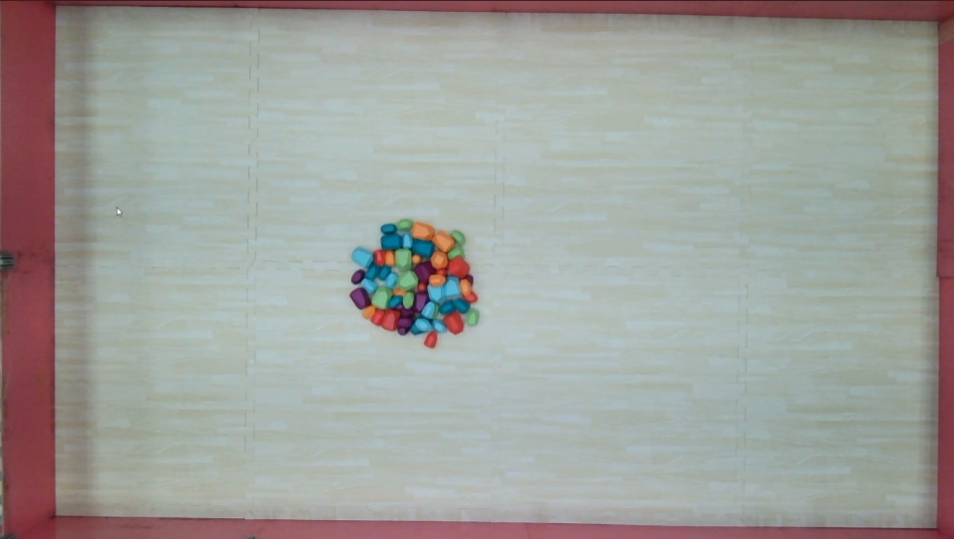
#> input picture data/field.png, 954 x 539 px
$ python main.py
#> lines starting #> are read from the running program, lines starting #| are printed output that depends on the picture; after the words box and inside, x2 and y2 are one past the last pixel; in counts of white or black regions, pixels touching at a corner belong together
#> further down, field_img is the input picture: shape (539, 954, 3); mean B, G, R 155.1, 159.4, 158.4
import cv2
import numpy as np
import math
from enum import Enum

class RockStatus(Enum):
    WAITING = 1,
    ON_ROBOT = 2,
    DELIVERED = 3

class RunMode(Enum):
    PRODUCTION = 1
    SIMULATION = 2

mode = RunMode.SIMULATION

simulation_config = {
    "robot_speed" : 5.0,
    "robot_turn_speed" : 5.0
}

class Rock:
    def __init__(self, rock_id, x, y, color_name, bgr_color):
        self.id = rock_id
        self.x = float(x)
        self.y = float(y)
        self.color_name = color_name
        self.bgr = bgr_color
        self.status = RockStatus.WAITING

    def draw(self, canvas):
        # Draw only the rokcs that not on the robot
        if self.status != RockStatus.ON_ROBOT:
            cv2.circle(canvas, (int(self.x), int(self.y)), 8, self.bgr, -1)
            # Draw border
            cv2.circle(canvas, (int(self.x), int(self.y)), 8, (40, 40, 40), 1)


# Create a simulation robot class
class Robot2D:
    def __init__(self, start_x, start_y, theta, width, length):
        self.x = float(start_x)
        self.y = float(start_y)
        self.theta = float(theta)
        self.width = width
        self.length = length
        self.picked = None

    def get_corners(self):
        rad = math.radians(self.theta)
        cos_a = math.cos(rad)
        sin_a = math.sin(rad)

        w2 = self.width / 2
        l2 = self.length / 2

        # Define 4 corners of robot with 0 deg rotating (east)
        # front right, front back, left back, front left
        offsets = [(l2, -w2), (-l2, -w2), (-l2, w2), (l2, w2)]

        # Calculate 4 corners after rotating theta radian
        corners = []
        for dx, dy in offsets:
            px = self.x + (dx * cos_a - dy * sin_a)
            py = self.y + (dx * sin_a + dy * cos_a)
            corners.append([px, py])

        return np.array(corners, dtype=np.int32)

    def draw(self, canvas):
        corners = self.get_corners()

        # Draw robot body (color : red)
        cv2.fillPoly(canvas, [corners], (255, 0, 0))

        # Draw robot border (color : white)
        cv2.polylines(canvas, [corners], isClosed=True, color=(255, 255, 255), thickness=2)

        # Draw an arrow on the robot's body
        rad = math.radians(self.theta)
        head_len = self.length * 0.75
        fx = int(self.x + head_len * math.cos(rad))
        fy = int(self.y + head_len * math.sin(rad))
        cv2.arrowedLine(canvas, (int(self.x), int(self.y)), (fx, fy), (255, 0, 0), 2, tipLength=0.3)

        # If robot is contain a stone just show it on the robot
        if self.picked is not None:
            cv2.circle(canvas, (int(self.x), int(self.y)), 8, self.picked.bgr, -1)
            cv2.circle(canvas, (int(self.x), int(self.y)), 8, (255, 255, 255), 1)

    def move_towards(self, target_x, target_y, speed=4.0, turn_speed=5.0, threshold=15.0):
        dx = target_x - self.x
        dy = target_y - self.y
        dist = math.hypot(dx, dy)

        if dist <= threshold:
            return True

        target_theta = math.degrees(math.atan2(dy, dx))
        delta_theta = (target_theta - self.theta + 180.0) % 360.0 - 180.0

        if abs(delta_theta) > turn_speed:
            self.theta += math.copysign(turn_speed, delta_theta)
        else:
            self.theta = target_theta
            rad = math.radians(self.theta)
            self.x += speed * math.cos(rad)
            self.y += speed * math.sin(rad)

        return False

def order_points(pts):
    rect = np.zeros((4, 2), dtype="float32")

    # Find sum of x + y for each vertex
    s = pts.sum(axis = 1)

    # The smallest x + y is the top left
    rect[0] = pts[np.argmin(s)]

    # The largest x + y is the bottom right
    rect[2] = pts[np.argmax(s)]

    # Find the difference between y and x (y - x) for each vertex
    diff = np.diff(pts, axis = 1)

    # The smallest y - x (x > y) is the top right
    rect[1] = pts[np.argmin(diff)]

    # The largest y - x (y > x) is the bottom left
    rect[3] = pts[np.argmax(diff)]

    return rect;

def get_perspective_matrix(image):
    # Turn the image to grayscale
    gray = cv2.cvtColor(image, cv2.COLOR_BGR2GRAY)
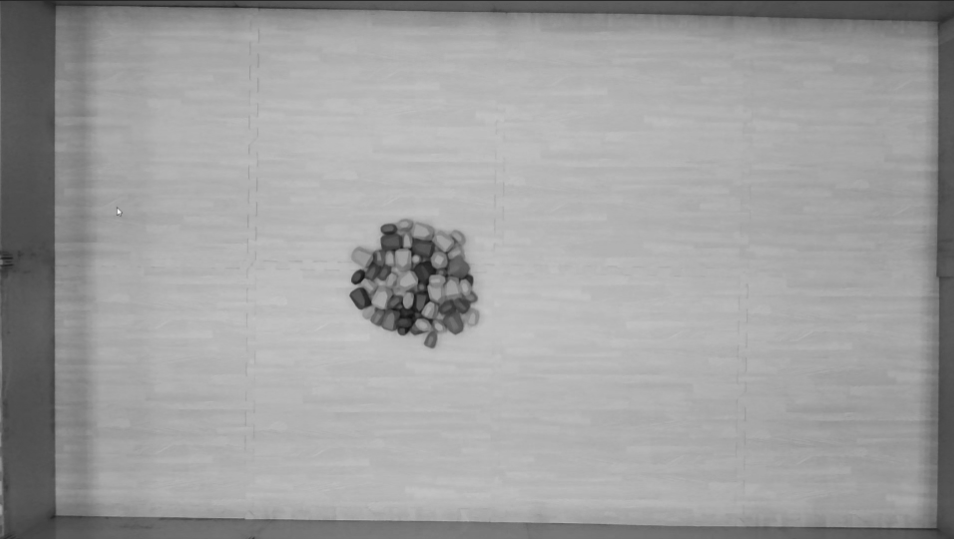
#> gray: shape (539, 954); min 16, max 253, mean 158.6

    # Blur image for reduce noises
    blurred = cv2.GaussianBlur(gray, (5, 5), 0)

    # Use Canny algorithm to find edges
    edged = cv2.Canny(blurred, 50, 150)
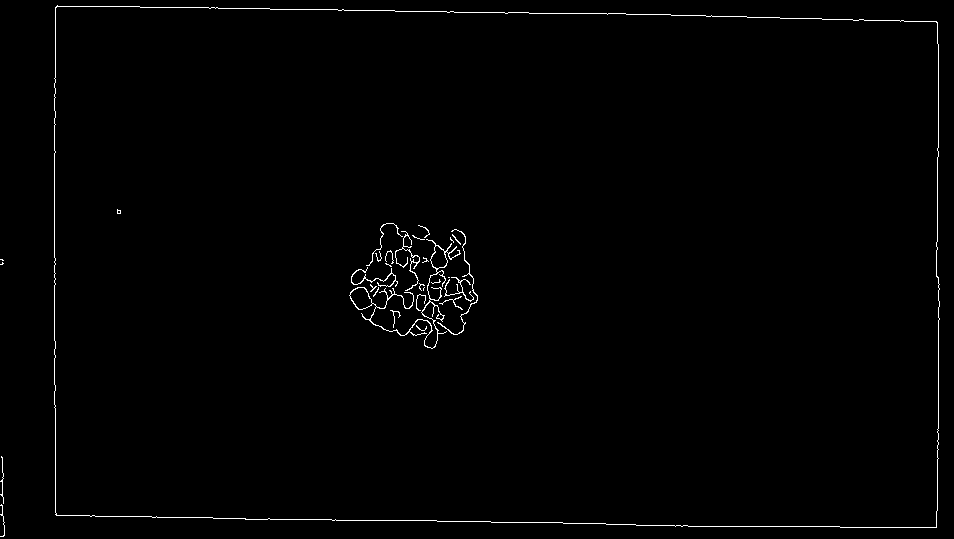
#> edged: shape (539, 954); 0.92% white in thin lines or dots

    # Thicken the lines to close the gaps
    kernel = np.ones((3, 3), np.uint8);
    edged = cv2.dilate(edged, kernel, iterations=1)
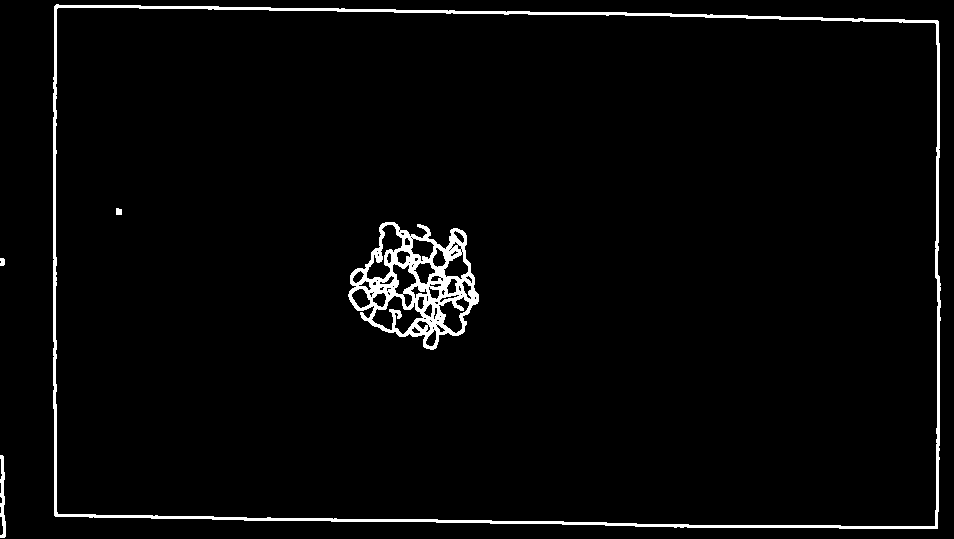
#> edged: shape (539, 954); 2.9% white; 5 white regions

    # Find all contours
    contours, _ = cv2.findContours(edged, cv2.RETR_EXTERNAL, cv2.CHAIN_APPROX_SIMPLE)
#> contours = 3 contours; box (x1, y1, x2, y2) and area: (53, 4, 941, 529) 452690, (0, 455, 6, 538) 206, (0, 258, 5, 266) 25

    # Sort to find the largest area (field)
    contours = sorted(contours, key=cv2.contourArea, reverse=True)

    # Find field contour
    field_contour = None


    for c in contours:
        # Find each contour's perimeter and make sure each conture in closed shape
        peri = cv2.arcLength(c, True)

        # Approximating vertices of shape
        vertices = cv2.approxPolyDP(c, 0.02 * peri, True)

        # If this contour has 4 vertices it is the field
        if len(vertices) == 4:
            field_contour = vertices
            break
#> this loop made 1 pass
#> (peri, field_contour) on pass 1: (2819, [[54, 6], [55, 516], [937, 528], [937, 20]])

    if field_contour is None:
        print("Not found a rectangle please adjust your image properties again")
        return image

    # Resize field contour that might contains over 2 dimension value
    pts = field_contour.reshape(4, 2)
#> pts = [[54, 6], [55, 516], [937, 528], [937, 20]]

    # Order the point from top left -> top right -> bottom right -> bottom left
    rect = order_points(pts)
#> in order_points, `s = pts.sum(axis = 1)`: s = [60, 571, 1465, 957]
#> in order_points, `diff = np.diff(pts, axis = 1)`: diff = [-48, 461, -409, -917]
#> rect = [[54, 6], [937, 20], [937, 528], [55, 516]]

    # Destructure the array
    (tl, tr, br, bl) = rect;
#> tl = [54, 6]; tr = [937, 20]; br = [937, 528]; bl = [55, 516]

    width_bottom = np.linalg.norm(br - bl)
#> width_bottom = 882.1
    width_top = np.linalg.norm(tr - tl)
#> width_top = 883.1

    # Find the max width that will be the real width of rectangle
    max_width = max(int(width_bottom), int(width_top))
#> max_width = 883

    height_left = np.linalg.norm(bl - tl)
#> height_left = 510
    height_right = np.linalg.norm(br - tr)
#> height_right = 508

    # Find the max height that will be the real height of rectangle
    max_height = max(int(height_left), int(height_right))
#> max_height = 510

    # Declare destination image size
    dst = np.float32([
        [0, 0],
        [max_width - 1, 0],
        [max_width - 1, max_height - 1],
        [0, max_height - 1]
    ])
#> dst = [[0, 0], [882, 0], [882, 509], [0, 509]]

    # Calculate the matrix that will change image to rectangle field
    matrix = cv2.getPerspectiveTransform(rect, dst)
#> matrix = [[0.995, -0.00195, -53.71], [-0.0158, 0.997, -5.13], [-4.37e-06, -2.21e-06, 1]]

    return [max_width, max_height, matrix]

def dynamic_warp_perspective(image):
    (max_width, max_height, matrix) = get_perspective_matrix(image)
#> max_width = 883; max_height = 510

    # Stretching four corners of image to fit with dest coordinate
    warped = cv2.warpPerspective(image, matrix, (max_width, max_height))
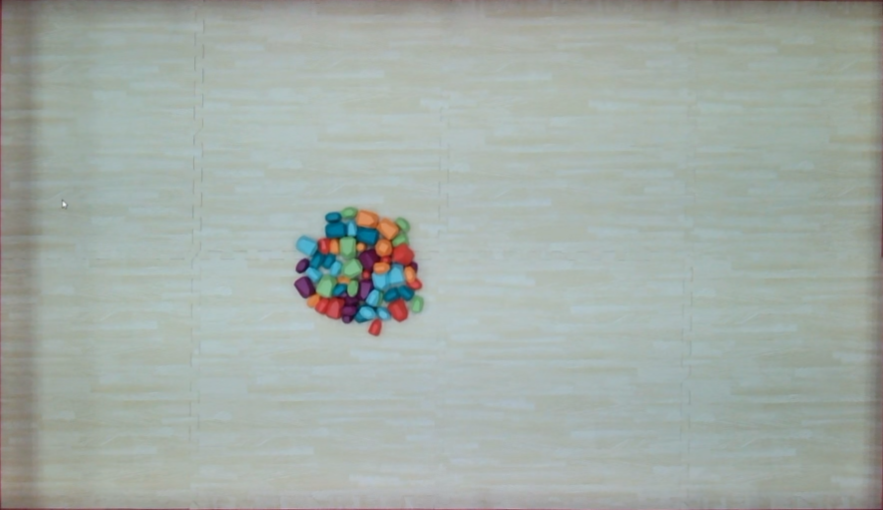
#> warped: shape (510, 883, 3); mean B, G, R 166.4, 172.3, 162.9

    return warped;

field_img = cv2.imread("data/field.png")
# If image is not found, draw a temporary field
if field_img is None:
    field_img = np.full((600, 800, 3), (220, 220, 220), dtype=np.uint8)

if field_img is not None:
    rectangle_field = dynamic_warp_perspective(field_img)

    fh, fw = rectangle_field.shape[:2]
#> fh = 510; fw = 883

    # Simulated drop zone of each color
    drop_zones = {
        "red":   {"pos": (80, 80),             "color": (0, 0, 255)},
        "green": {"pos": (fw - 80, 80),        "color": (0, 220, 0)},
        "blue":  {"pos": (fw - 80, fh - 80),   "color": (255, 120, 0)}
    }

    # Simulated stones positions
    rocks = [
        Rock(1, fw // 2 - 20, fh // 2 - 15, "red",   (0, 0, 255)),
        Rock(2, fw // 2 + 15, fh // 2 + 10, "blue",  (255, 120, 0)),
        Rock(3, fw // 2 - 10, fh // 2 + 25, "green", (0, 220, 0)),
        Rock(4, fw // 2 + 25, fh // 2 - 20, "red",   (0, 0, 255)),
        Rock(5, fw // 2,      fh // 2 + 5,  "blue",  (255, 120, 0)),
    ]

    if mode == RunMode.SIMULATION:
        # If field not founded, create a gray field 600 x 800 px instead
        if rectangle_field is None:
            rectangle_field = np.full((600, 800), (220, 220, 220), 3, np.unit8)

        # Simulation robot setup
        h, w = rectangle_field.shape[:2]
#> h = 510; w = 883
        robot = Robot2D(start_x=w // 2, start_y=h // 2, theta=0, width=20, length=50)

        speed = simulation_config["robot_speed"]
        turn_speed = simulation_config["robot_turn_speed"]

        # Initialize machine state
        state = "SEARCH"
        target_rock = None
        placed_count = {"red": 0, "green": 0, "blue": 0}

        # Simulation loop
        while True:
            canvas = rectangle_field.copy()

            # Draw all drop zones
            for name, data in drop_zones.items():
                pos = data["pos"]
                cv2.circle(canvas, pos, 35, data["color"], 2)
                cv2.putText(canvas, f"ZONE: {name.upper()}", (pos[0] - 35, pos[1] - 42), cv2.FONT_HERSHEY_SIMPLEX, 0.45, data["color"], 1)
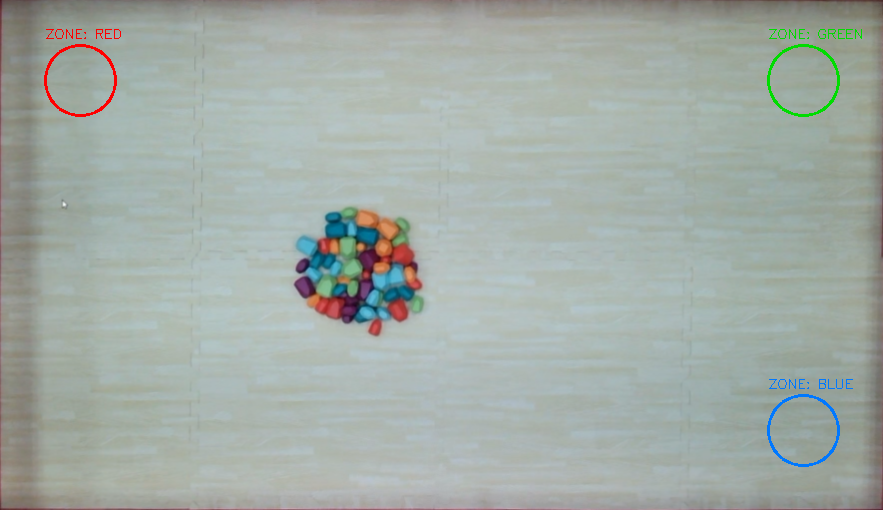
#> canvas: shape (510, 883, 3); 0.57% of pixels changed, all inside (x1, y1, x2, y2) = (44, 29, 862, 467)

            if state == "SEARCH":
                # Find for available rocks
                waiting_rocks = [r for r in rocks if r.status == RockStatus.WAITING]
                if waiting_rocks:
                    # Find the nearest rock use euclidian distance
                    target_rock = min(waiting_rocks, key=lambda r: math.hypot(r.x - robot.x, r.y - robot.y))
                    state = "GO_TO_ROCK"
                else:
                    cv2.putText(canvas, "ALL ROCKS DELIVERED!", (fw // 2 - 130, 45),
                                cv2.FONT_HERSHEY_SIMPLEX, 0.75, (0, 200, 0), 2)

            elif state == "GO_TO_ROCK":
                reached = robot.move_towards(target_rock.x, target_rock.y)
                if reached:
                    # Collect stone
                    target_rock.status = RockStatus.ON_ROBOT
                    robot.picked = target_rock
                    state = "DELIVER"

            elif state == "DELIVER":
                # Go to target zone (same color with the stone on the robot)
                zone = drop_zones[robot.picked.color_name]
                zx, zy = zone["pos"]
                reached = robot.move_towards(zx, zy)
                if reached:
                    # Place stone down, place it in distributive position
                    count = placed_count[robot.picked.color_name]
                    robot.picked.x = zx + ((count % 3) - 1) * 15
                    robot.picked.y = zy + ((count // 3) - 1) * 15
                    robot.picked.status = RockStatus.DELIVERED
                    placed_count[robot.picked.color_name] += 1

                    robot.picked = None
                    # Back to search next stone
                    state = "SEARCH"

            # Draw every stone
            for r in rocks:
                r.draw(canvas)
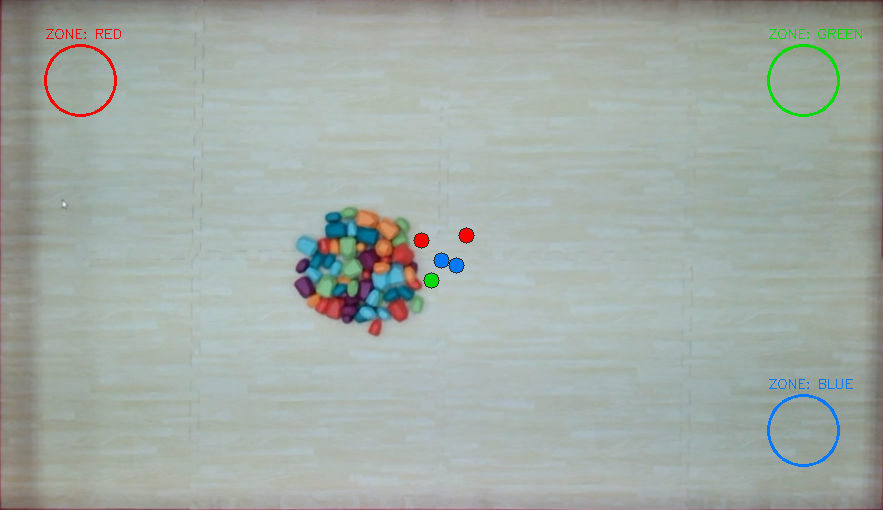
#> canvas: shape (510, 883, 3); 0.22% of pixels changed, all inside (x1, y1, x2, y2) = (413, 227, 475, 289)

            robot.draw(canvas)
#> in draw, `cv2.polylines(canvas, [corners], isClosed=True, color=(255, 255, 255),..`:
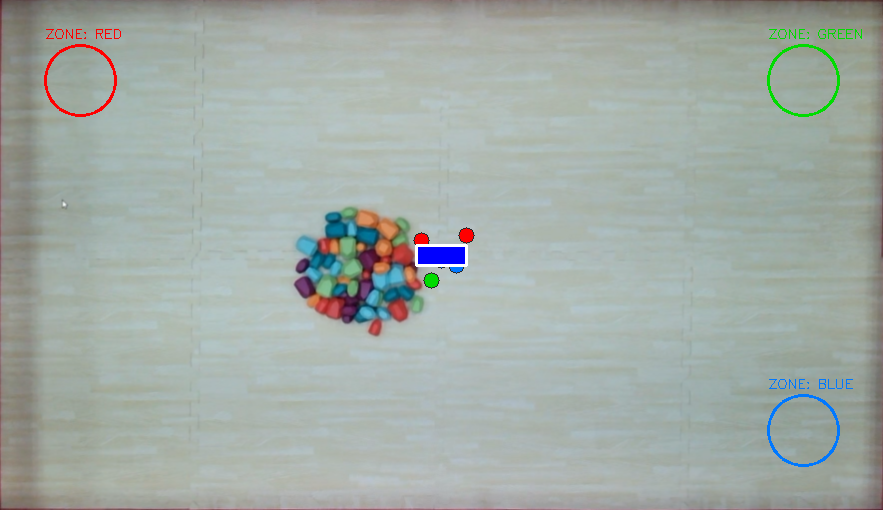
#> canvas: shape (510, 883, 3); mean B, G, R 166, 171.5, 162.2
#> in draw, `cv2.arrowedLine(canvas, (int(self.x), int(self.y)), (fx, fy), (255, 0,..`: canvas: shape (510, 883, 3); 0.03% of pixels changed, all inside (x1, y1, x2, y2) = (465, 246, 480, 265)

            cv2.imshow("Robot simulation", canvas)

            key = cv2.waitKey(30) & 0xFF
#> (key q is pressed here)
            # Exit simulation
            if key == ord('q') or key == 27:
                break
            # Turn left
            elif key == ord('a'):
                robot.theta -= turn_speed
            # Turn right
            elif key == ord('d'):
                robot.theta += turn_speed
            # Move forward according to robot direction
            elif key == ord('w'):
                rad = math.radians(robot.theta)
                robot.x += speed * math.cos(rad)
                robot.y += speed * math.sin(rad)
            # Move backward
            elif key == ord('s'):  # ถอยหลัง
                rad = math.radians(robot.theta)
                robot.x -= speed * math.cos(rad)
                robot.y -= speed * math.sin(rad)

        cv2.destroyAllWindows()


else:
    print("Can't find the image")

cv2.waitKey(0);
cv2.destroyAllWindows()

# [38 lines of commented-out code are left out]
